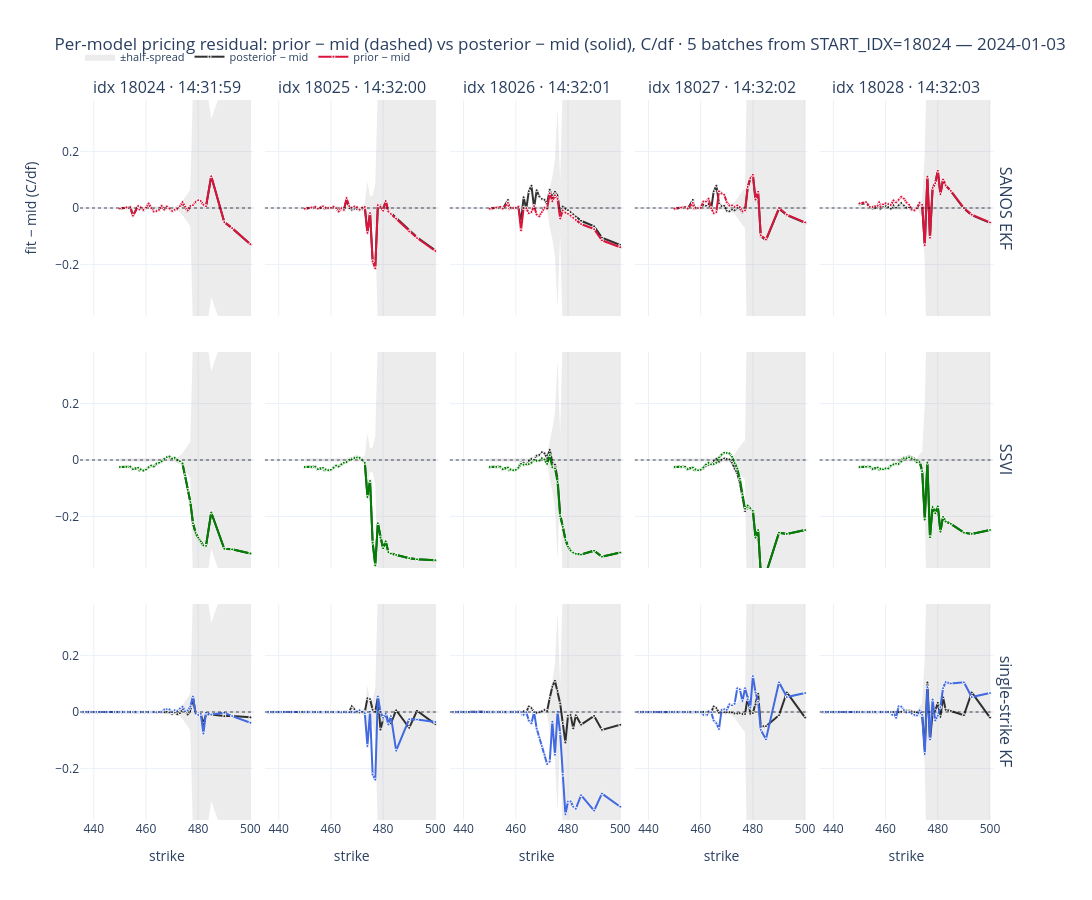

The code cell stored with this chart in its notebook:
### Code cell
# ── Per-model price residuals: (prior − mid) vs (posterior − mid), C/df ──
# Same batches / grid / layout as the price plot above, but instead of the raw call
# curves we plot the pricing ERROR vs the market mid. Two curves per panel make the
# update visible directly: dashed = prior − mid (held-out, before this batch's quotes),
# solid = posterior − mid (after assimilating them). The grey band is ±half_spread, so
# anything inside the band is "within the quote"; a curve collapsing toward 0 between
# dashed and solid is the batch tightening the fit. Each model uses its own strike grid.

# common symmetric y-range (99th pct of |residual| so a few stale-strike outliers
# don't flatten everything)
_res = []
for d in snaps:
    for key, _, _ in MODELS:
        g = asof_grid(key, d["ts"])
        if g.empty:
            continue
        mid = g["mid_call"].to_numpy(float)
        _res += [g["post_call"].to_numpy(float) - mid, g["prior_call"].to_numpy(float) - mid]
_rf = np.abs(np.concatenate(_res))
_rf = _rf[np.isfinite(_rf)]
_lim = float(np.nanpercentile(_rf, 99)) * 1.1 if _rf.size else 1.0
RES_RANGE = [-_lim, _lim]

fig = make_subplots(
    rows=len(MODELS),
    cols=N_BATCH,
    shared_xaxes=True,
    shared_yaxes=True,
    vertical_spacing=0.05,
    horizontal_spacing=0.012,
    column_titles=[f"idx {START_IDX + j} · {_to_et(s['ts'])}" for j, s in enumerate(snaps)],
    row_titles=[label for _, label, _ in MODELS],
)

for r, (key, label, color) in enumerate(MODELS, start=1):
    for j, d in enumerate(snaps):
        first = j == 0  # legend entries only once per model row
        g = asof_grid(key, d["ts"])  # sorted by strike
        if g.empty:
            continue
        Ks = g["strike"].to_numpy(float)
        mid = g["mid_call"].to_numpy(float)
        hsp = g["half_spread"].to_numpy(float)
        post_res = g["post_call"].to_numpy(float) - mid
        prior_res = g["prior_call"].to_numpy(float) - mid
        # ±half-spread band (drawn first, behind the curves)
        fig.add_trace(
            go.Scatter(
                x=Ks,
                y=hsp,
                mode="lines",
                line=dict(width=0),
                hoverinfo="skip",
                legendgroup="band",
                showlegend=False,
            ),
            row=r,
            col=j + 1,
        )
        fig.add_trace(
            go.Scatter(
                x=Ks,
                y=-hsp,
                mode="lines",
                line=dict(width=0),
                fill="tonexty",
                fillcolor="rgba(150,150,150,0.18)",
                hoverinfo="skip",
                name="±half-spread",
                legendgroup="band",
                showlegend=(r == 1 and first),
            ),
            row=r,
            col=j + 1,
        )
        # posterior − mid: faint dotted "ghost" drawn FIRST (secondary context), so the
        # bold prior paints over it where they coincide and it only shows where the
        # update moved the fit.
        fig.add_trace(
            go.Scatter(
                x=Ks,
                y=post_res,
                mode="lines+markers",
                line=dict(width=2.0, color="Black"),
                marker=dict(size=3, color="Black", line=dict(width=1, color="white")),
                opacity=0.8,
                connectgaps=True,
                name="posterior − mid",
                legendgroup="post",
                showlegend=(r == 1 and first),
            ),
            row=r,
            col=j + 1,
        )
        # prior − mid: the FOCUS — bold solid + white-outlined markers, drawn on top
        # (held-out one-step-ahead error against the market).
        fig.add_trace(
            go.Scatter(
                x=Ks,
                y=prior_res,
                mode="lines+markers",
                line=dict(width=2.0, color=color),
                marker=dict(size=3, color=color, line=dict(width=1, color="white")),
                connectgaps=True,
                name="prior − mid",
                legendgroup="prior",
                showlegend=(r == 1 and first),
            ),
            row=r,
            col=j + 1,
        )
        fig.add_hline(y=0, line=dict(color="black", width=0.7, dash="dot"), row=r, col=j + 1)

# identical x/y ranges on every panel
for r in range(1, len(MODELS) + 1):
    for c in range(1, N_BATCH + 1):
        fig.update_xaxes(range=X_RANGE, row=r, col=c)
        fig.update_yaxes(range=RES_RANGE, row=r, col=c)
        if r == len(MODELS):
            fig.update_xaxes(title_text="strike", row=r, col=c)
fig.update_yaxes(title_text="fit − mid (C/df)", row=1, col=1)
fig.update_layout(
    title=(
        f"Per-model pricing residual: prior − mid (dashed) vs posterior − mid (solid), "
        f"C/df · {N_BATCH} batches from START_IDX={START_IDX} — {TRADE_DATE}"
    ),
    template="plotly_white",
    width=330 * N_BATCH,
    height=300 * len(MODELS),
    legend=dict(orientation="h", yanchor="bottom", y=1.04, font=dict(size=11)),
)
fig.show()
